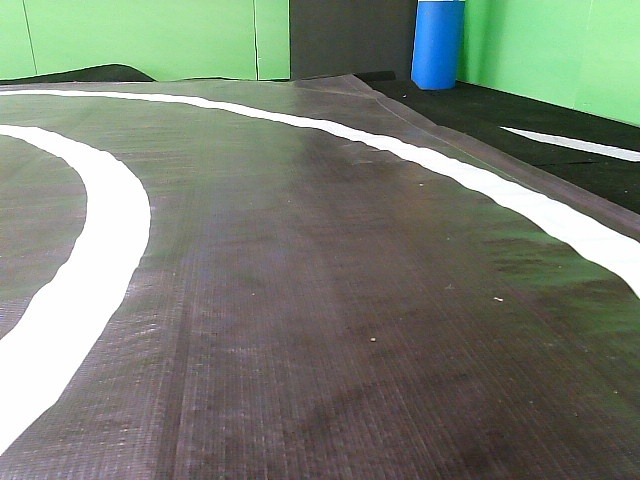
#> input picture utils/pic/0.jpg, 640 x 480 px
$ python hsv_filter.py
#> lines starting #> are read from the running program, lines starting #| are printed output that depends on the picture; after the words box and inside, x2 and y2 are one past the last pixel; in counts of white or black regions, pixels touching at a corner belong together
#!/usr/bin/env python
# -*- coding: UTF-8 -*-
import numpy as np
import cv2
import matplotlib.pyplot as plt
import matplotlib.image as mpimg

# [39 lines left out: functions perspective_transform, hls_select, not called in this run]

def hsv_select(img, channel='S', thresh=(90, 255)):
    hsv = cv2.cvtColor(img, cv2.COLOR_RGB2HSV)
    if channel == 'S':
        X = hsv[:, :, 1]
    elif channel == 'H':
        X = hsv[:, :, 0]
    elif channel == 'V':
        X = hsv[:, :, 2]
    else:
        print('illegal channel !!!')
        return
    binary_output = np.zeros_like(X)
    binary_output[(X >= thresh[0]) & (X <= thresh[1])] = 1
    return binary_output

# [42 lines left out: functions luv_select, r_select, color_mask, apply_color_mask, apply_yellow_white_mask, not called in this run]

if __name__ == '__main__':
	# img_file = '/home/album/autocar_ws/utils/hilens/green/frame_102.jpg'
	img_file = './pic/0.jpg'
	wrap_img = mpimg.imread(img_file)# rgb
#> wrap_img is the input picture: shape (480, 640, 3); mean R, G, B 121.2, 129.7, 116
	# wrap_img = cv2.imread(img_file)
	#wrap_img = wrap_img[350:600, 400:900]
	#wrap_img = cv2.medianBlur(wrap_img, 5)
	hsv = cv2.cvtColor(wrap_img, cv2.COLOR_RGB2HSV)
#> hsv: shape (480, 640, 3); mean H, S, V 53.7, 45.6, 135.4
	# 绿色
	# h_binary = hsv_select(wrap_img, channel='H', thresh=(60, 90))
	# s_binary = hsv_select(wrap_img, channel='S', thresh=(100, 255))
	# v_binary = hsv_select(wrap_img, channel='V', thresh=(40, 255))
	# 红色
	h_binary = hsv_select(wrap_img, channel='H', thresh=(0, 100))
#> in hsv_select, `X = hsv[:, :, 0]`:
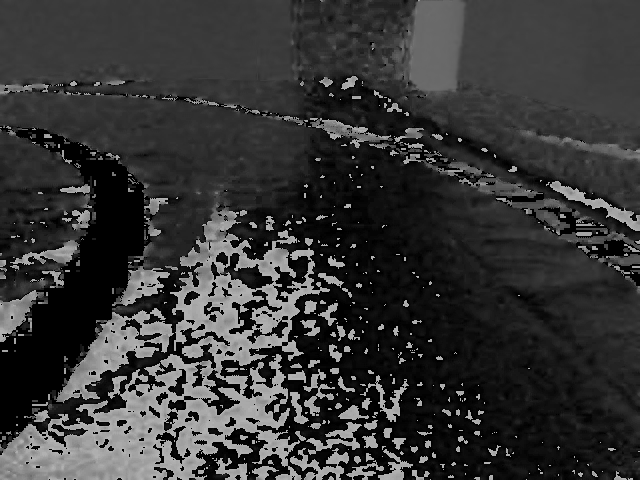
#> X: shape (480, 640); min 0, max 179, mean 53.7
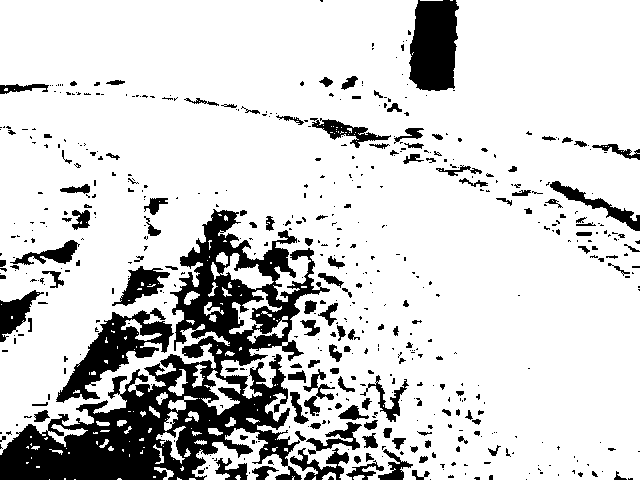
#> h_binary: shape (480, 640); values 0 (black) and 1 (white), 82.3% white; 545 black regions (405 under 20 px), largest, box (x1, y1, x2, y2) and area: (0, 209, 330, 480) 28773, (56, 308, 174, 403) 3865, (409, 0, 459, 91) 3783
	s_binary = hsv_select(wrap_img, channel='S', thresh=(0, 20))
#> call 2 of hsv_select, with channel = 'S', thresh = (0, 20)
#> in hsv_select (call 2), `X = hsv[:, :, 1]`:
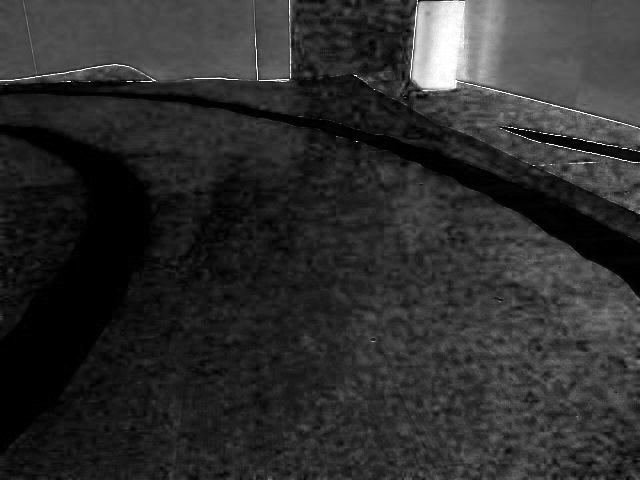
#> X: shape (480, 640); min 0, max 255, mean 45.6
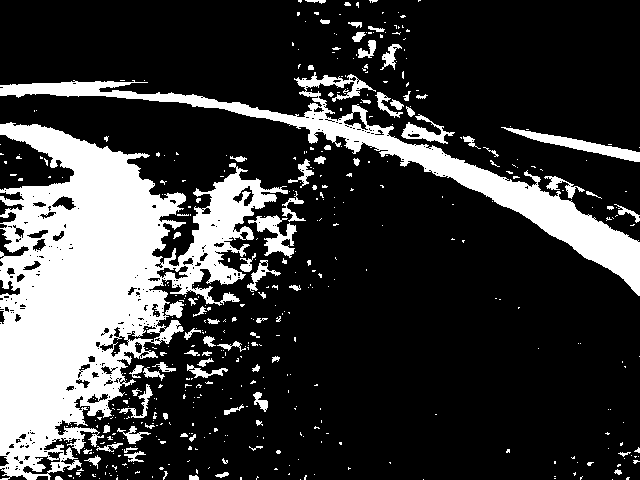
#> s_binary: shape (480, 640); values 0 (black) and 1 (white), 23% white; 482 white regions (404 under 20 px), largest, box (x1, y1, x2, y2) and area: (0, 122, 288, 480) 46340, (0, 72, 640, 296) 14547, (501, 127, 640, 162) 1169
	v_binary = hsv_select(wrap_img, channel='V', thresh=(200, 255))
#> call 3 of hsv_select, with channel = 'V', thresh = (200, 255)
#> in hsv_select (call 3), `X = hsv[:, :, 2]`:
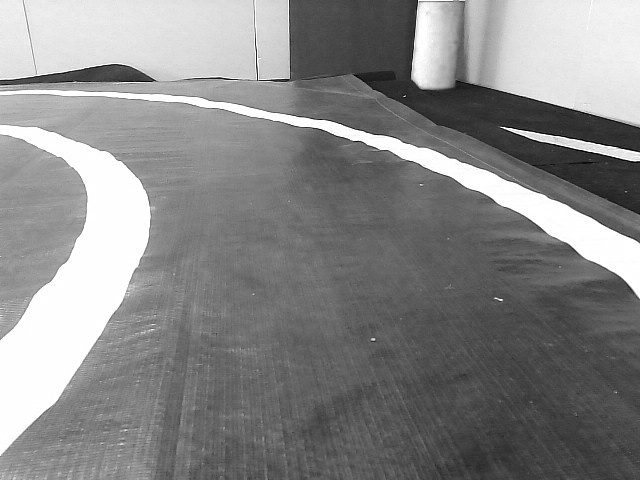
#> X: shape (480, 640); min 0, max 255, mean 135.4
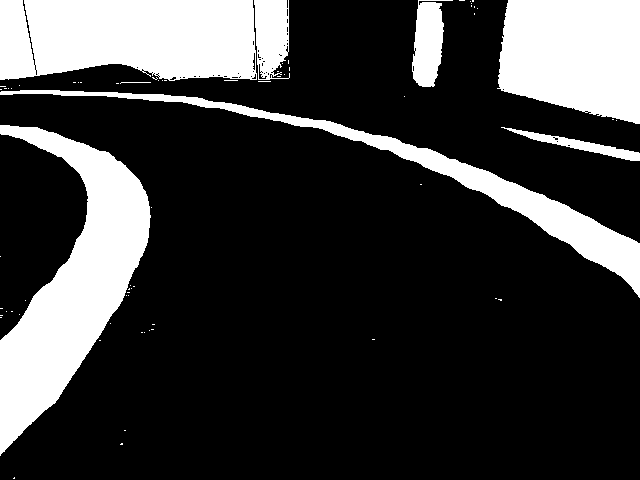
#> v_binary: shape (480, 640); values 0 (black) and 1 (white), 23% white; 71 white regions (63 under 20 px), largest, box (x1, y1, x2, y2) and area: (0, 125, 151, 456) 21102, (0, 0, 257, 81) 18772, (497, 0, 640, 124) 14907
	f, axs = plt.subplots(2, 3, figsize=(16, 9))
	f.tight_layout()
	origin =  np.zeros_like(h_binary)
	origin[(h_binary != 0) & (s_binary != 0) & (v_binary != 0)] = 1
	axs[0, 0].imshow(origin, cmap='gray')
	axs[0, 0].set_title('Original Image', fontsize=18)
	axs[0, 1].imshow(h_binary, cmap='gray')
	axs[0, 1].set_title('H channal filter', fontsize=18)
	axs[1, 0].imshow(s_binary, cmap='gray')
	axs[1, 0].set_title('S channal filter', fontsize=18)
	axs[1, 1].imshow(v_binary, cmap='gray')
	axs[1, 1].set_title('V channal filter', fontsize=18)
	axs[0, 2].imshow(hsv)
	axs[0, 2].set_title('hsv', fontsize=18)
	axs[1, 2].imshow(wrap_img)
	axs[1, 2].set_title('wrap_img', fontsize=18)
	plt.subplots_adjust(left=0., right=1, top=0.9, bottom=0.)
	plt.show()
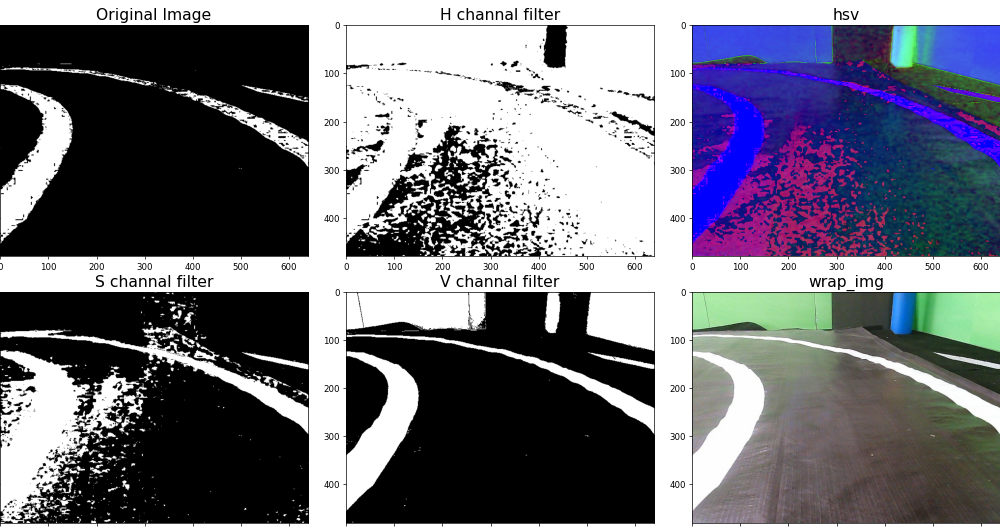
#> figure drawn by matplotlib, 6 panels

	# luv = cv2.cvtColor(wrap_img, cv2.COLOR_BGR2LUV)
	# l_binary = luv_select(wrap_img, channel='L', thresh=(200, 255))
	# u_binary = luv_select(wrap_img, channel='U', thresh=(90, 110))
	# v_binary = luv_select(wrap_img, channel='V', thresh=(130, 150))
	# f, axs = plt.subplots(2, 3, figsize=(16, 9))
	# f.tight_layout()
	# origin =  np.zeros_like(l_binary)
	# origin[(l_binary != 0) & (u_binary != 0) & (v_binary != 0)] = 1
	# axs[0, 0].imshow(origin, cmap='gray')
	# axs[0, 0].set_title('Original Image', fontsize=18)
	# axs[0, 1].imshow(l_binary, cmap='gray')
	# axs[0, 1].set_title('L channal filter', fontsize=18)
	# axs[1, 0].imshow(u_binary, cmap='gray')
	# axs[1, 0].set_title('U channal filter', fontsize=18)
	# axs[1, 1].imshow(v_binary, cmap='gray')
	# axs[1, 1].set_title('V channal filter', fontsize=18)
	# axs[0, 2].imshow(luv)
	# axs[0, 2].set_title('luv', fontsize=18)
	# plt.subplots_adjust(left=0., right=1, top=0.9, bottom=0.)
	# plt.show()

	# wrap_img, unwarped, m, m_inv = perspective_transform(img)
	# plt.imshow(wrap_img)
	# plt.show()

	# plt.imshow(unwarped)
	# plt.show()

	if False:
		cap = cv2.VideoCapture('/home/album/autocar_ws/utils/turn_right.avi')
		if not cap.isOpened():
			print('open fail')
			exit(-1)

		while cv2.waitKey(30) != 27:
			_, wrap_img = cap.read()
			hsv = cv2.cvtColor(wrap_img, cv2.COLOR_BGR2HSV)
			h_binary = hsv_select(wrap_img, channel='H', thresh=(0, 120))
			s_binary = hsv_select(wrap_img, channel='S', thresh=(0, 70))
			v_binary = hsv_select(wrap_img, channel='V', thresh=(170, 255))
			cv2.imshow('hsv', hsv)

			if cv2.waitKey(30) == ord('s'):
				f, axs = plt.subplots(2, 3, figsize=(16, 9))
				f.tight_layout()
				origin =  np.zeros_like(h_binary)
				origin[(h_binary != 0) & (s_binary != 0) & (v_binary != 0)] = 1
				axs[0, 0].imshow(origin, cmap='gray')
				axs[0, 0].set_title('Original Image', fontsize=18)
				axs[0, 1].imshow(h_binary, cmap='gray')
				axs[0, 1].set_title('H channal filter', fontsize=18)
				axs[1, 0].imshow(s_binary, cmap='gray')
				axs[1, 0].set_title('S channal filter', fontsize=18)
				axs[1, 1].imshow(v_binary, cmap='gray')
				axs[1, 1].set_title('V channal filter', fontsize=18)
				axs[0, 2].imshow(hsv)
				axs[0, 2].set_title('hsv', fontsize=18)
				plt.subplots_adjust(left=0., right=1, top=0.9, bottom=0.)
				plt.show()

$ run again, with utils/pic/1.jpg copied over utils/pic/0.jpg
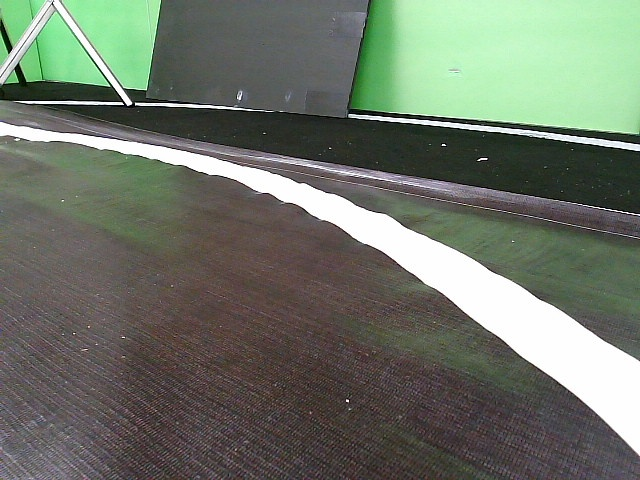
#> input picture utils/pic/1.jpg, 640 x 480 px
#> wrap_img is the input picture: shape (480, 640, 3); mean R, G, B 109.1, 116.9, 104
#> hsv: shape (480, 640, 3); mean H, S, V 58, 43, 121.5
#> `h_binary = hsv_select(wrap_img, channel='H', thresh=(0, 100))`:
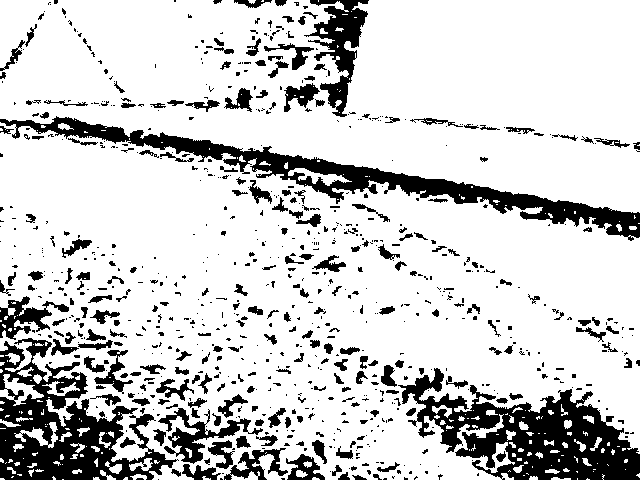
#> h_binary: shape (480, 640); values 0 (black) and 1 (white), 80.8% white; 798 black regions (566 under 20 px), largest, box (x1, y1, x2, y2) and area: (398, 368, 640, 480) 12008, (0, 338, 179, 480) 10588, (0, 116, 640, 241) 10570
#> s_binary: shape (480, 640); values 0 (black) and 1 (white), 24.6% white; 947 white regions (811 under 20 px), largest, box (x1, y1, x2, y2) and area: (0, 0, 640, 480) 37499, (135, 0, 365, 118) 16262, (0, 360, 103, 480) 4724
#> `v_binary = hsv_select(wrap_img, channel='V', thresh=(200, 255))`:
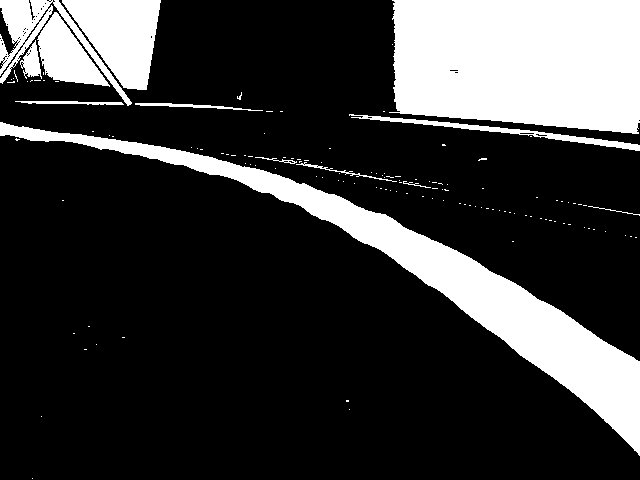
#> v_binary: shape (480, 640); values 0 (black) and 1 (white), 22.1% white; 132 white regions (119 under 20 px), largest, box (x1, y1, x2, y2) and area: (389, 0, 640, 134) 30238, (0, 122, 640, 456) 23379, (62, 0, 161, 90) 5471

$ run again, with utils/pic/2.jpg copied over utils/pic/0.jpg
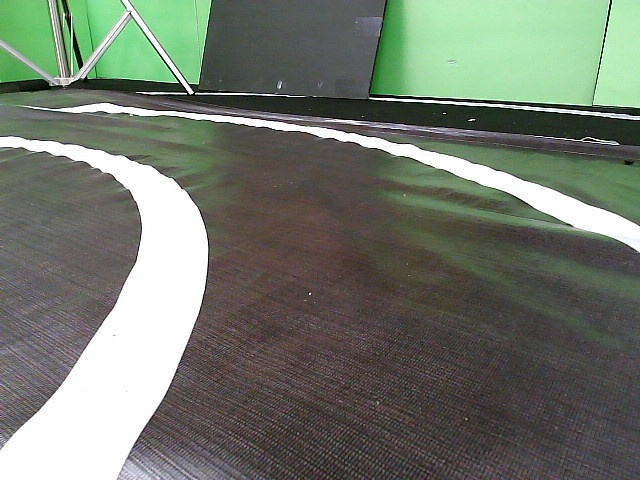
#> input picture utils/pic/2.jpg, 640 x 480 px
#> wrap_img is the input picture: shape (480, 640, 3); mean R, G, B 113, 120.6, 108.6
#> hsv: shape (480, 640, 3); mean H, S, V 56.2, 39.3, 124.5
#> `h_binary = hsv_select(wrap_img, channel='H', thresh=(0, 100))`:
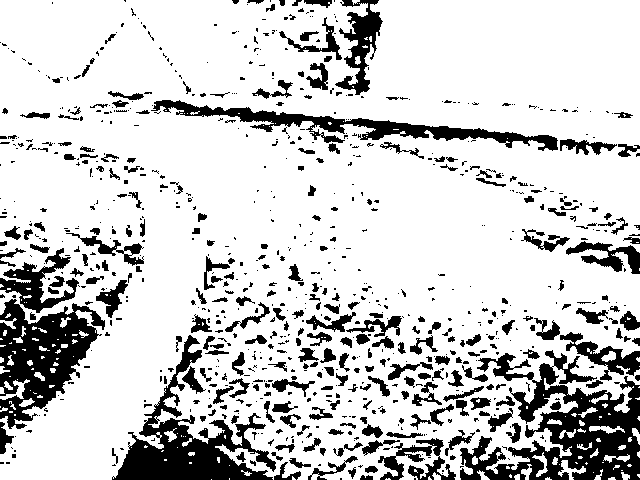
#> h_binary: shape (480, 640); values 0 (black) and 1 (white), 80.4% white; 838 black regions (566 under 20 px), largest, box (x1, y1, x2, y2) and area: (460, 350, 640, 480) 10413, (112, 335, 276, 480) 7054, (0, 299, 105, 429) 6827
#> s_binary: shape (480, 640); values 0 (black) and 1 (white), 33% white; 895 white regions (751 under 20 px), largest, box (x1, y1, x2, y2) and area: (0, 135, 256, 480) 49629, (0, 0, 640, 278) 15403, (489, 313, 640, 480) 10199
#> `v_binary = hsv_select(wrap_img, channel='V', thresh=(200, 255))`:
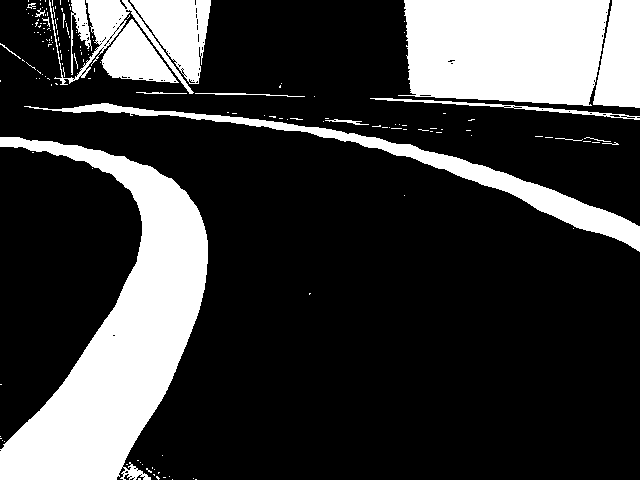
#> v_binary: shape (480, 640); values 0 (black) and 1 (white), 23.5% white; 163 white regions (143 under 20 px), largest, box (x1, y1, x2, y2) and area: (0, 137, 208, 480) 30365, (398, 0, 610, 106) 19486, (24, 103, 640, 252) 7456

$ run again, with utils/pic/3.jpg copied over utils/pic/0.jpg
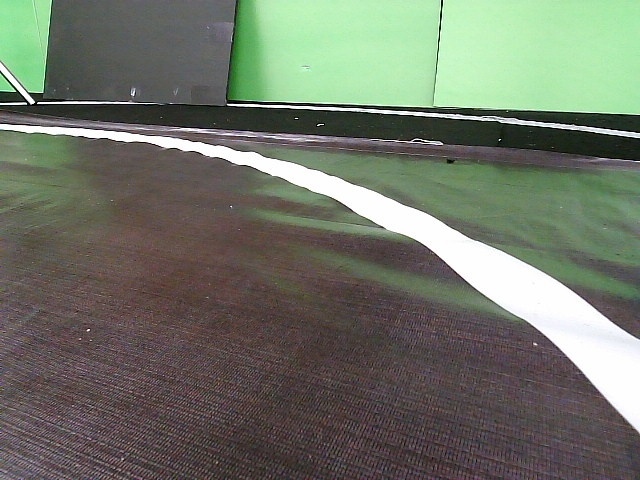
#> input picture utils/pic/3.jpg, 640 x 480 px
#> wrap_img is the input picture: shape (480, 640, 3); mean R, G, B 111, 116.9, 103.4
#> hsv: shape (480, 640, 3); mean H, S, V 65.8, 46.8, 123.4
#> h_binary: shape (480, 640); values 0 (black) and 1 (white), 74.6% white; 661 black regions (455 under 20 px), largest, box (x1, y1, x2, y2) and area: (297, 284, 640, 480) 33485, (0, 314, 248, 480) 16565, (0, 111, 414, 155) 4777
#> s_binary: shape (480, 640); values 0 (black) and 1 (white), 17% white; 1022 white regions (901 under 20 px), largest, box (x1, y1, x2, y2) and area: (0, 112, 640, 434) 23059, (36, 0, 640, 138) 17001, (465, 143, 608, 171) 858
#> `v_binary = hsv_select(wrap_img, channel='V', thresh=(200, 255))`:
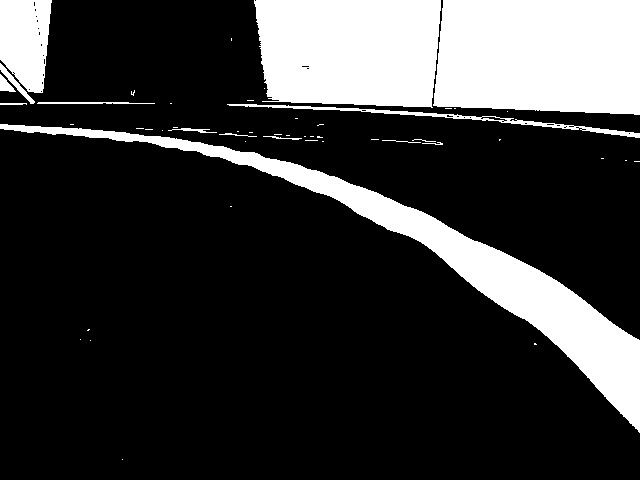
#> v_binary: shape (480, 640); values 0 (black) and 1 (white), 21.6% white; 51 white regions (36 under 20 px), largest, box (x1, y1, x2, y2) and area: (433, 0, 640, 115) 22296, (0, 124, 640, 433) 19449, (254, 0, 441, 108) 18350
